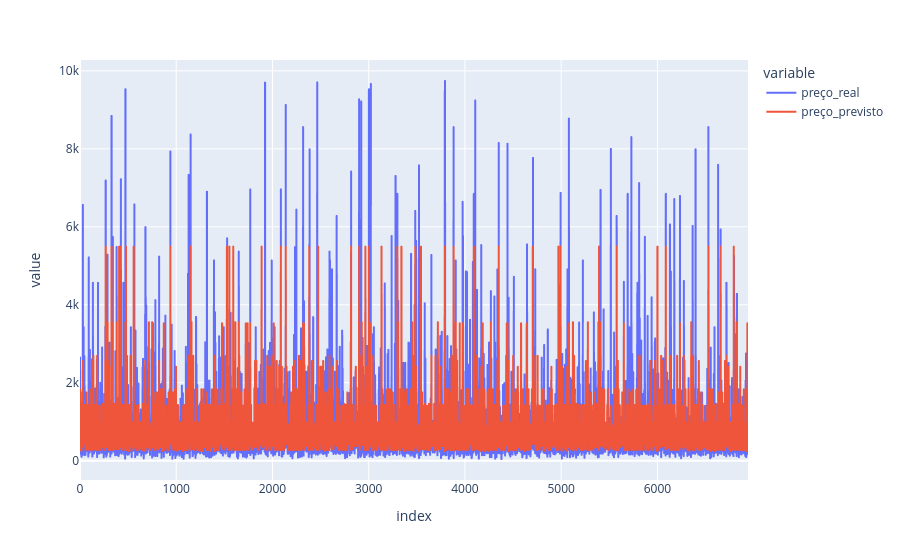

The notebook cell this image was saved under:
### Markdown cell above
Ou seja, nosso modelo está realmente tendo algum efeito quando comparado com a média, está performando melhor que sem um modelo

### Code cell
df_resultados_arvore = pd.DataFrame({
    'id_imovel': X_test['id'],       # Busca o ID original que ficou de fora do treino
    'preço_real': y_test,             # A nota real (Target)
    'preço_previsto': y_pred_arvore      # A nota que a árvore calculou
})
df_resultados_arvore.reset_index(drop=True, inplace=True)
df_resultados_arvore['erro (%)'] = ((df_resultados_arvore['preço_real'] - df_resultados_arvore['preço_previsto']).abs() / df_resultados_arvore['preço_real'])*100


fig = px.line(df_resultados_arvore, y=['preço_real', 'preço_previsto'])
fig.show()
print(df_resultados_arvore[df_resultados_arvore['erro (%)'] >=10].head())

### Figure 1 — Plotly figure (JSON) as saved in the notebook; plotly's stock layout.template omitted (floating-point values rounded to 4 significant figures; data arrays with more than 128 entries replaced by an {"elided": "..."} marker saying what was removed)
{"data": [{"hovertemplate": "variable=preço_real<br>index=%{x}<br>value=%{y}<extra></extra>", "legendgroup": "preço_real", "line": {"color": "#636efa", "dash": "solid"}, "marker": {"symbol": "circle"}, "mode": "lines", "name": "preço_real", "showlegend": true, "type": "scattergl", "x": {"elided": "6942 int values"}, "xaxis": "x", "y": {"elided": "6942 float values"}, "yaxis": "y"}, {"hovertemplate": "variable=preço_previsto<br>index=%{x}<br>value=%{y}<extra></extra>", "legendgroup": "preço_previsto", "line": {"color": "#EF553B", "dash": "solid"}, "marker": {"symbol": "circle"}, "mode": "lines", "name": "preço_previsto", "showlegend": true, "type": "scattergl", "x": {"elided": "6942 int values"}, "xaxis": "x", "y": {"elided": "6942 float values"}, "yaxis": "y"}], "layout": {"legend": {"title": {"text": "variable"}, "tracegroupgap": 0}, "margin": {"t": 60}, "xaxis": {"anchor": "y", "domain": [0, 1], "title": {"text": "index"}}, "yaxis": {"anchor": "x", "domain": [0, 1], "title": {"text": "value"}}}}
